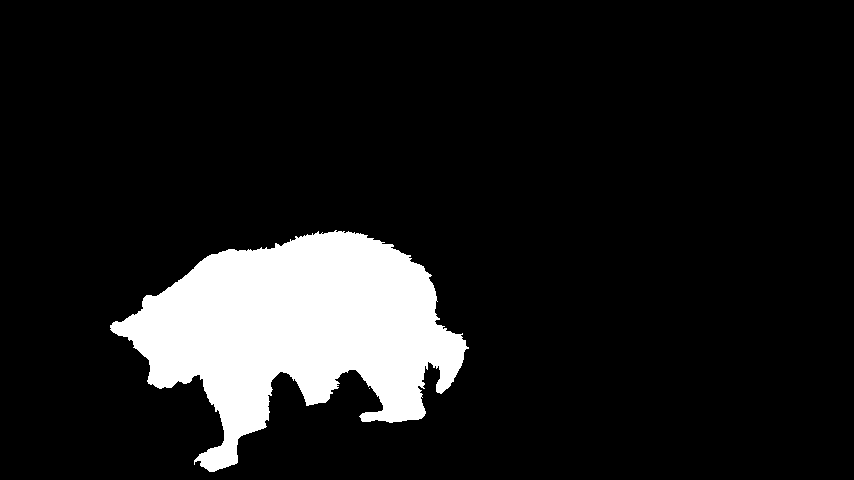
//> input picture test_data/multi_simp/davis/blackswan/00043.png, 854 x 480 px
$ ./segmenter_main ../test_data/multi_simp/davis/blackswan/00043.png   (built with g++ and OpenCV 4)
//> lines starting //> are read from the running program, lines starting //| are printed output that depends on the picture; after the words box and inside, x2 and y2 are one past the last pixel; in counts of white or black regions, pixels touching at a corner belong together
#include <fstream>
#include <iostream>
#include <string>
#include <vector>

#include <opencv2/core.hpp>
#include <opencv2/highgui.hpp>
#include <opencv2/imgproc.hpp>

using namespace cv;
using std::string;
using std::vector;

Mat image, mask, segmented, blurred;
vector<Point> obj;
vector<Point> background;
int cur_obj = 0;
const char *WHNDL = "Segmenter (press q to quit)";
string filename;
const int blur_sz = 5;

void drawMask() {
  mask = Mat::zeros(image.size(), CV_32SC1);

  // [8 lines of commented-out code are left out]
  for (Point p : obj) {
    mask.at<int>(p) = 255;
  }

  for (Point p : background) {
    mask.at<int>(p) = 127;
  }
}

void genOverlay() {
  Mat m;
  mask.convertTo(m, CV_8UC3);
  cvtColor(m, m, COLOR_GRAY2BGR);

  addWeighted(image, 0.5, m, 0.5, 0, segmented);

  imshow(WHNDL, segmented);
  // imshow("mask", m);
  // imshow("blurred", blurred);
}

// [43 lines left out: function generateContour, not called in this run]

static void onMouse(int event, int x, int y, int, void *) {
  if (event != EVENT_LBUTTONDOWN)
    return;
  if (x < 0 || y < 0 || x > segmented.cols || y > segmented.rows) {
    std::cout << "Detected click outside image. Ignoring.\n";
    return;
  }
  std::cout << "Clicked. (x, y, cur_obj) = (" << x << ", " << y << ", "
            << cur_obj << ")" << std::endl;

  if (cur_obj == 1) {
    obj.push_back(Point(x, y));
  } else {
    background.push_back(Point(x, y));
  }

  drawMask();

   blur(image, blurred, {blur_sz, blur_sz});
  // image.copyTo(blur);
  //blurred = image.clone();

  watershed(blurred, mask);
  genOverlay();
}

int main(int argc, char **argv) {
  if (argc != 2) {
    std::cout << "Wrong usage! Correct usage: ./segmenter <source image>\n";
    exit(1);
  }

  image = imread(argv[1]);
//> image is the input picture: 480 rows x 854 cols, CV_8UC3; 11.1% white; 2 white regions (1 under 20 px), largest, box (x1, y1, x2, y2) and area: (110, 230, 469, 472) 45645

  if (image.empty()) {
    std::cout << "Error - could not read file " << argv[1] << "as image.\n";
    exit(2);
  }

  filename = argv[1];
  filename.pop_back();
  filename.pop_back();
  filename.pop_back();
  filename.pop_back();

  namedWindow(WHNDL, WINDOW_GUI_NORMAL);

  mask = Mat::zeros(image.size(), CV_32SC1);
  // blur(image, blurred, {blur_sz, blur_sz});
  blurred = image.clone();

  genOverlay();

  unsigned char c;

  setMouseCallback(WHNDL, onMouse, 0);
  createTrackbar("Objeto (0 = fundo, 1 = interesse): ", WHNDL, &cur_obj, 1);
//> slider 'Objeto (0 = fundo, 1 = interes' is set to 1

  std::cout << "Finished loading" << std::endl;

  while ((c = waitKey(0)) != 'q') {
//> the left mouse button is pressed and released at (213, 120)
//> after the loop in drawMask, `for (Point p : obj)`:
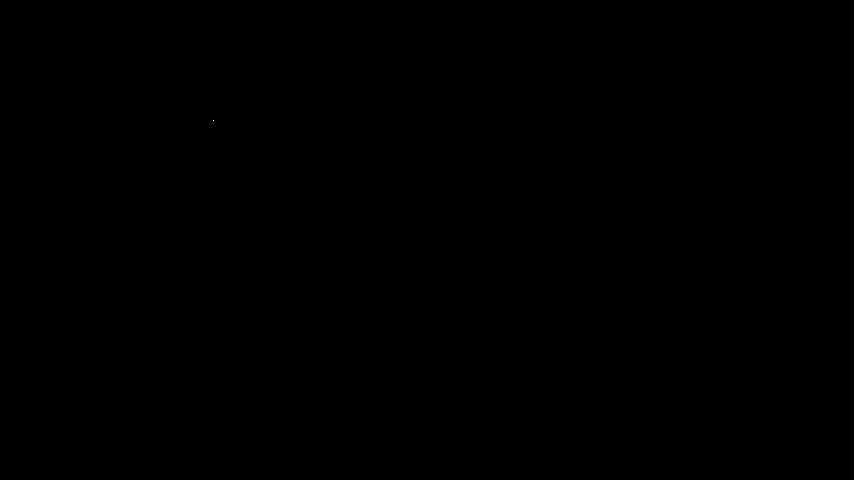
//> mask: 480 rows x 854 cols, CV_32SC1; 0% white in thin lines or dots, all inside (x1, y1, x2, y2) = (213, 120, 214, 121)
//> in onMouse, `blur(image, blurred, {blur_sz, blur_sz});`:
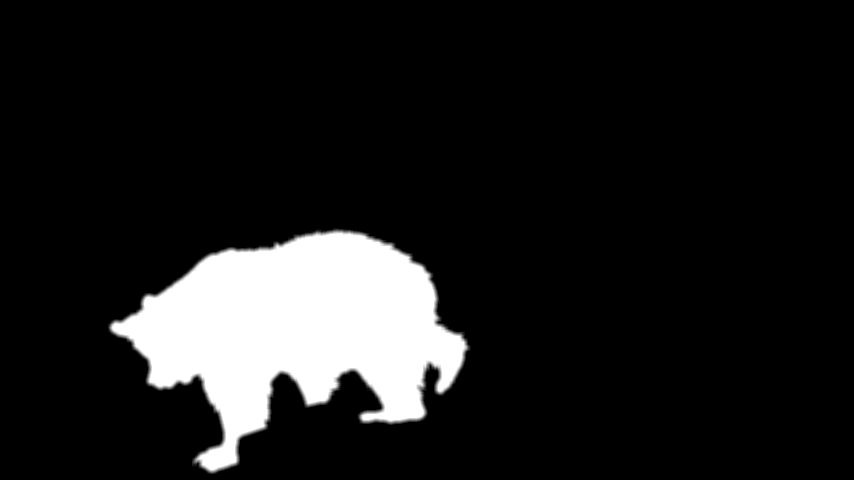
//> blurred: 480 rows x 854 cols, CV_8UC3; 1.7% of pixels changed, all inside (x1, y1, x2, y2) = (108, 228, 471, 474)
//> in onMouse, `watershed(blurred, mask);`:
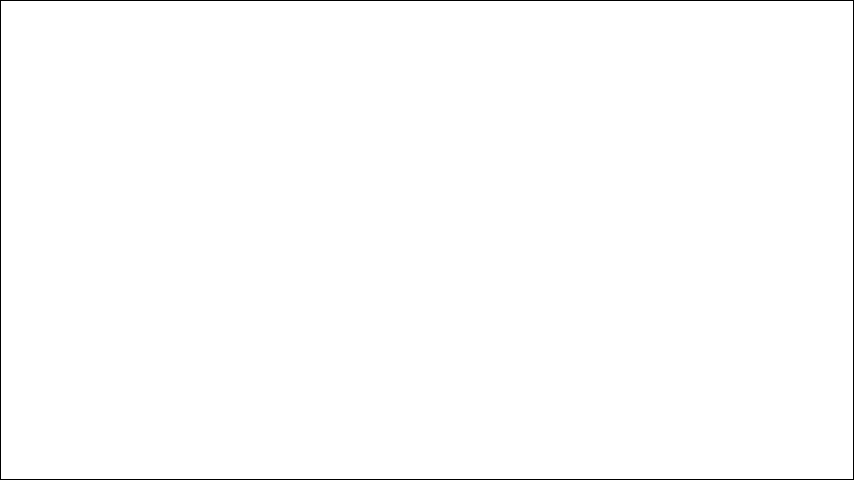
//> mask: 480 rows x 854 cols, CV_32SC1; values -1 (black) and 255 (white), 99.4% white; black in thin lines or dots
//> in genOverlay (call 2), `mask.convertTo(m, CV_8UC3);`: m: 480 rows x 854 cols, CV_8UC1; 99.4% white; black in thin lines or dots
//> in genOverlay (call 2), `cvtColor(m, m, COLOR_GRAY2BGR);`: m: 480 rows x 854 cols, CV_8UC3; 99.4% white; black in thin lines or dots
//> in genOverlay (call 2), `addWeighted(image, 0.5, m, 0.5, 0, segmented);`:
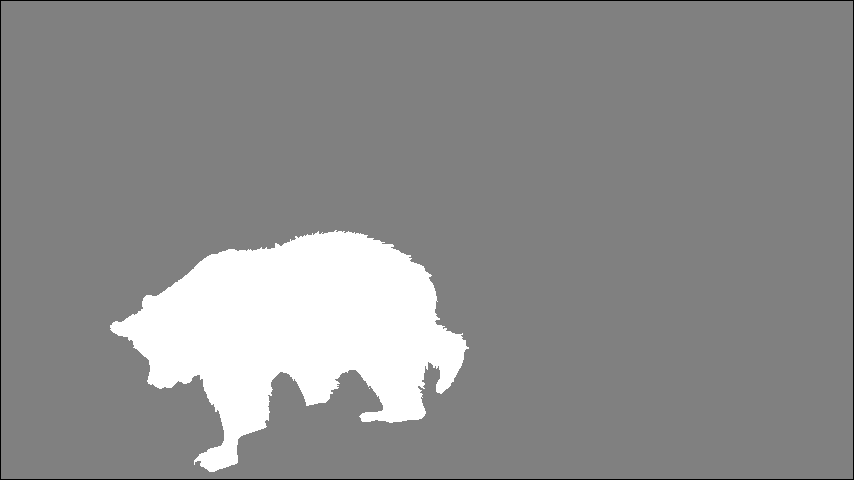
//> segmented: 480 rows x 854 cols, CV_8UC3; min 0, max 255, mean 141.3
//> the left mouse button is pressed and released at (640, 120)
//> after the loop in drawMask (call 2), `for (Point p : obj)`: mask: 480 rows x 854 cols, CV_32SC1; 0% white in thin lines or dots, all inside (x1, y1, x2, y2) = (213, 120, 641, 121)
//> the left mouse button is pressed and released at (640, 360)
//> after the loop in drawMask (call 3), `for (Point p : obj)`: mask: 480 rows x 854 cols, CV_32SC1; 0% white in thin lines or dots, all inside (x1, y1, x2, y2) = (213, 120, 641, 361)
//> the left mouse button is pressed and released at (213, 360)
    if (c == 'b') {
//> the 'q' key is pressed
      generateContour();
    }
  }
  return 0;
}
